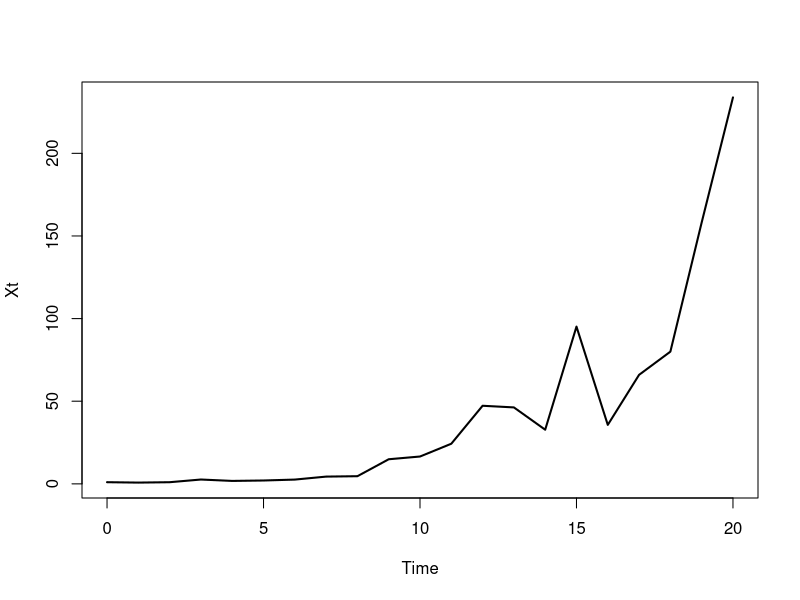
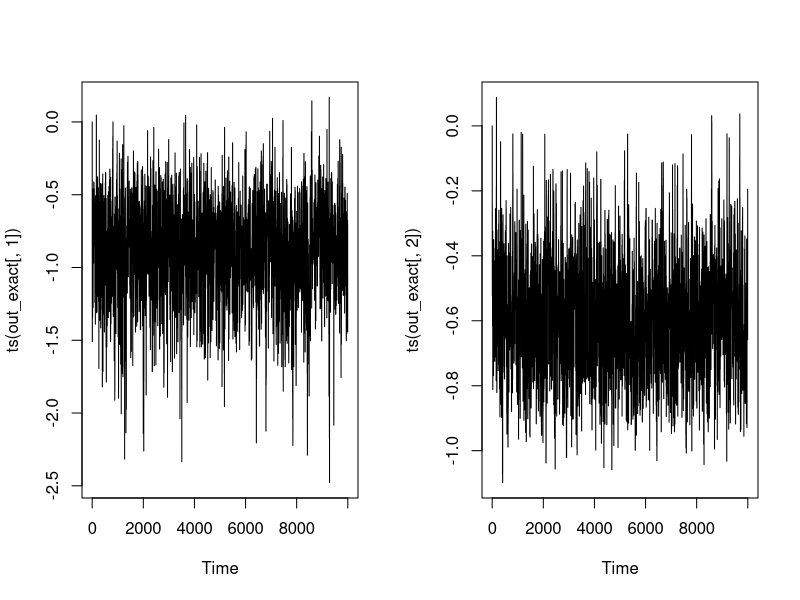
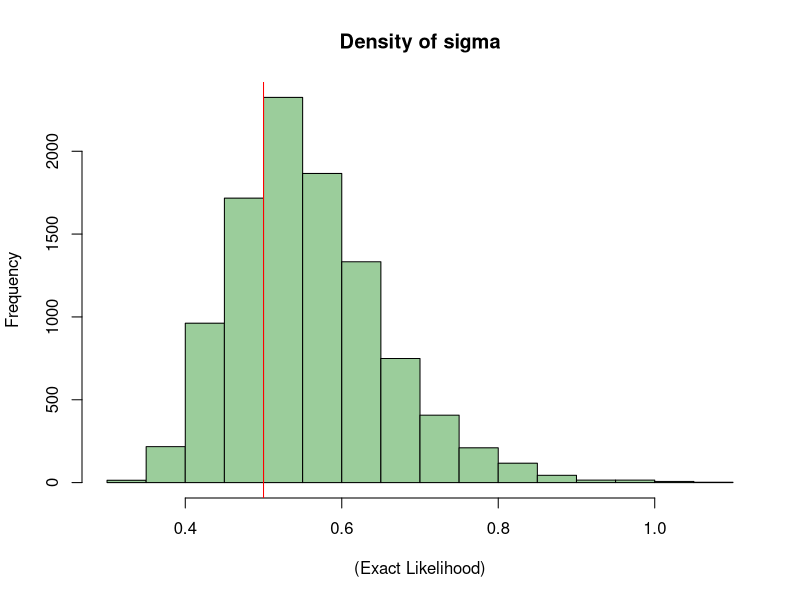
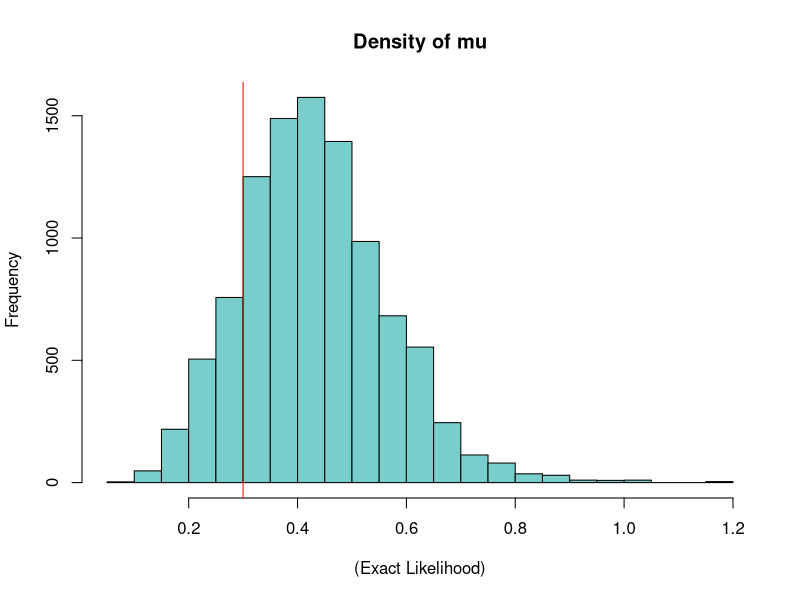
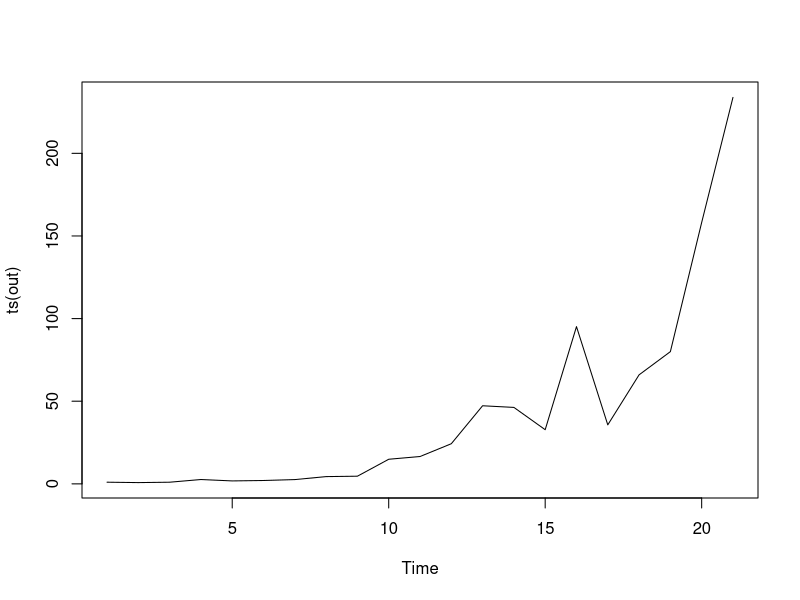
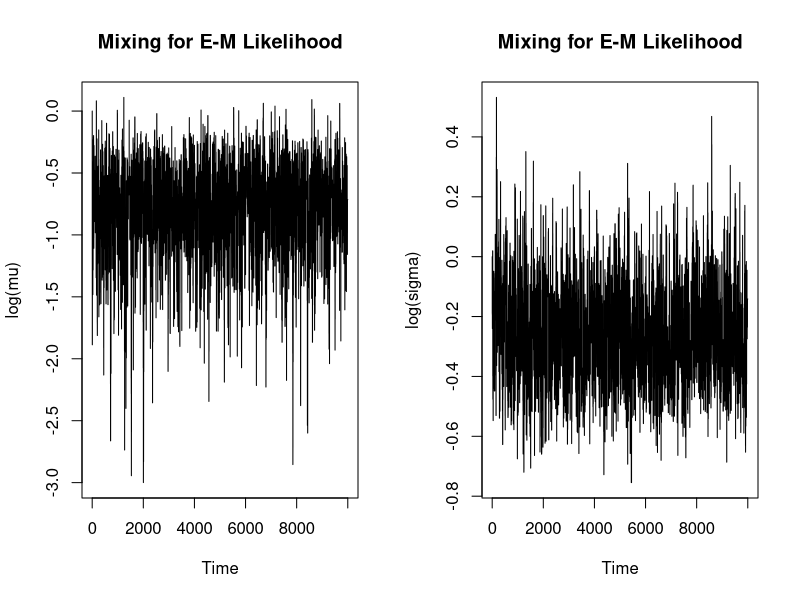
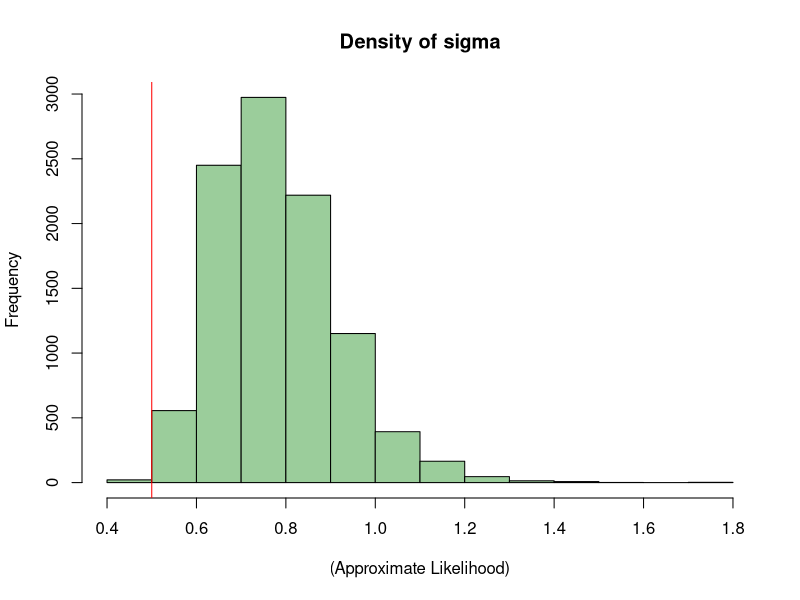
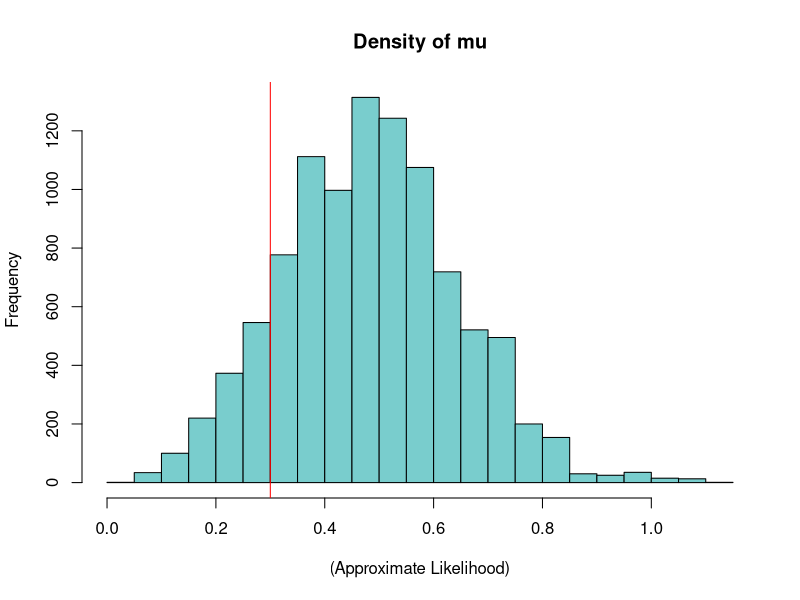

Recreate these plots in R, in order.
#GBM Metropolis-Hastings
library(MASS)
#Simulation functions
EM <- function(x0, T, deltat, mu, sigma){
  N <- T/deltat
  vec <- vector("numeric", N)
  x <- x0
  vec[1] <- x
  for(n in 1:N){
    x <- x + mu*x*deltat + sigma*sqrt(x*deltat)*rnorm(1)
    x <- abs(x)
    vec[n+1] <- x
  }
  return(vec)
}

exact <- function(x0=1, T=10, deltat=0.1, mu, sigma){
  N <- T/deltat
  vec <- vector("numeric", N)
  x <- x0
  t <- 0
  vec[1] <- x
  for(n in 1:N){
    t <- t + deltat
    x <- rlnorm(1, log(x) + (mu - sigma^2/2)*deltat, sigma*sqrt(deltat))
    vec[n+1] <- x
  }
  return(vec)
}


#Log likelihoods
exact_lik <- function(psi, x = out, deltat){
  xnow <- x[1:(length(x)-1)]
  xnext <- x[2:length(x)]
  mu <- exp(psi[1])
  sigma <- exp(psi[2])
  return(sum(dlnorm(xnext, 
                    log(xnow) + (mu-sigma^2/2)*deltat,
                    sigma*sqrt(deltat), 
                    log = TRUE)))
}

em_lik <- function(psi, x, deltat){
  xnow <- x[1:(length(x)-1)]
  xnext <- x[2:length(x)]
  mu <- exp(psi[1])
  sigma <- exp(psi[2])
  return(sum(dnorm(xnext, xnow + mu*xnow*deltat, 
                   sigma*sqrt(xnow^2*deltat),
                   log = TRUE)))
}

lprior <- function(psi){
  return(sum(dnorm(psi, 0, 1, log = TRUE)))
}


mh = function(x,N,sigma,deltat,lik)
{
  mat <- matrix(0,ncol=2,nrow=N) #store theta samples in each row
  psi <- c(0,0) #initialise
  mat[1,] <- psi
  a <- 0
  for (i in 2:N)
  {
    #Propose a candidate value psi
    can <- mvrnorm(n=1, mu = c(psi[1], psi[2]), Sigma = sigma)
    #loglikeihood at candidate
    llikecan <- lik(psi = can, x = x, deltat = deltat)
    #loglikelihood at current psi
    llikepsi <- lik(psi = psi, x = x, deltat = deltat)
    #log of prior at candidate
    lpriorcan <- lprior(can)
    #log of prior at current psi
    lpriorpsi <- lprior(psi)
    #log acceptance probability
    laprob <- llikecan + lpriorcan - llikepsi - lpriorpsi
    u <- runif(1)
    if (log(u) < laprob)
    {
      psi <- can #Accept candidate
      a <- a + 1
    }
    mat[i,] <- psi #Update chain
  }
  print(a/N)
  return(mat)
}

#Using exact likelihood
set.seed(2)
out <- exact(x0 = 1, T = 20, deltat = 1, mu = 0.3, sigma = 0.5)
plot(ts(out, start=0), ylab = "Xt", lwd=2)
out_exact<- mh(x = out, N = 10000, sigma = diag(c(1,1)), 
               deltat = 1, lik = exact_lik)
V <- var(out_exact)
sqrt(V)
out_exact <- mh(x = out, N = 10000, sigma = 3*V, 
                deltat = 1, lik = exact_lik)
exp(mean(out_exact[,1]))
exp(mean(out_exact[,2]))
par(mfrow = c(1,2))
plot(ts(out_exact[,1]))
plot(ts(out_exact[,2]))
par(mfrow = c(1,1))
quantile(exp(out_exact[,1]), probs = c(0.025, 0.975))
quantile(exp(out_exact[,2]), probs = c(0.025, 0.975))
hist(exp(out_exact[,2]), col='darkseagreen3', main = "Density of sigma", xlab= "(Exact Likelihood)")
abline(v = 0.5, col = "red")
hist(exp(out_exact[,1]), col='darkslategray3', main = "Density of mu", xlab= "(Exact Likelihood)", breaks=18)
abline(v = 0.3, col = "red")

#Using EM likelihood
set.seed(2)
out <- exact(x0 = 1, T = 20, deltat = 1, mu = 0.3, sigma = 0.5)
plot(ts(out))
out2 <- mh(x = out, N = 10000, sigma = diag(c(1,1)), 
           deltat = 1, lik = em_lik)
V <- var(out2)
sqrt(V)
out2 <- mh(x = out, N = 10000, sigma = 3*V, 
           deltat = 1, lik = em_lik)
exp(mean(out2[,1]))
exp(mean(out2[,2]))
par(mfrow = c(1,2))
plot(ts(out2[,1]), ylab = "log(mu)", main = "Mixing for E-M Likelihood")
plot(ts(out2[,2]), ylab = "log(sigma)", main = "Mixing for E-M Likelihood")
par(mfrow = c(1,1))
quantile(exp(out2[,1]), probs = c(0.025, 0.975))
quantile(exp(out2[,2]), probs = c(0.025, 0.975))
hist(exp(out2[,2]), col='darkseagreen3', main = "Density of sigma", xlab= "(Approximate Likelihood)")
abline(v = 0.5, col = "red")
hist(exp(out2[,1]), col='darkslategray3', main = "Density of mu", xlab= "(Approximate Likelihood)", breaks=18)
abline(v = 0.3, col = "red")

#Smaller timestep
set.seed(1)
out <- exact(x0 = 1, T = 20, deltat = 0.1, mu = 0.3, sigma = 0.5)
plot(ts(out, start=0, deltat=0.1), xlab="Time", ylab='Xt', lwd=2)
outsmall <- mh(x = out, N = 10000, sigma = diag(c(1,1)), 
               deltat = 0.1, lik = em_lik)
V <- var(outsmall)
outsmall2 <- mh(x = out, N = 10000, sigma = 3*V, 
                deltat = 0.1, lik = em_lik)
mean(exp(outsmall2[,1]))
mean(exp(outsmall2[,2]))
hist(exp(outsmall2[,1]), col="darkslategray3", main = "Density of mu", xlab="")
abline(v=0.3,col=2)
hist(exp(outsmall2[,2]), col="darkseagreen3", main="Density of sigma", xlab="", breaks=45, xlim=c(0.37,0.6))
abline(v=0.5, col=2)
quantile(exp(outsmall2[,1]), probs=c(0.025,0.975))
quantile(exp(outsmall2[,2]), probs=c(0.025,0.975))
